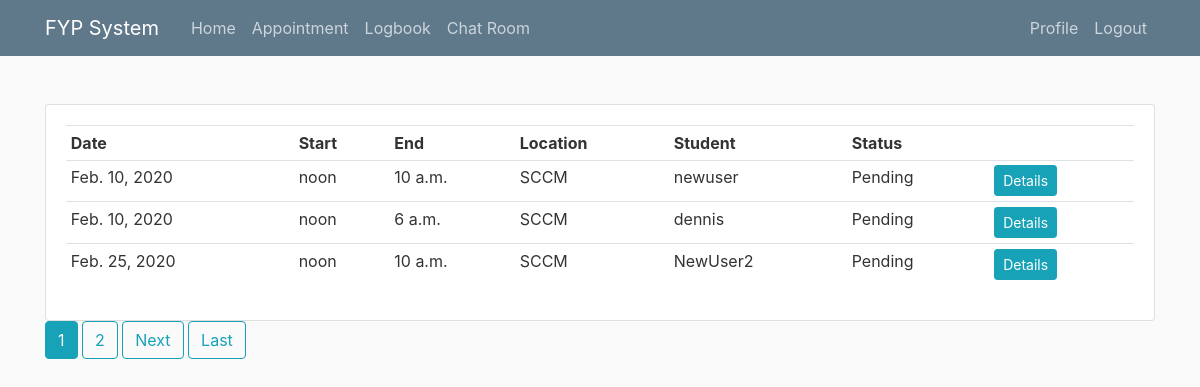
The app's page /appointment/ (signed in) with its own data.
### Appointments/models.py (models this page shows, shortened)
class Appointment(models.Model):
    STATUS = (
			('Pending', 'Pending'),
			('Approved', 'Approved'),
			('Rejected', 'Rejected'),
			)
    user = models.ForeignKey(User, on_delete=models.CASCADE,related_name='student')
    date = models.DateField(u'Date', help_text=u'yyyy/mm/dd')
    start_time = models.TimeField(u'Starting time', help_text=u'24hr format')
    end_time = models.TimeField(u'Final time', help_text=u'24hr format')
    location=models.CharField(max_length=50,null=True)
    supervisor=models.ForeignKey(User,related_name='supervisor', on_delete=models.CASCADE,null=True)
    notes = models.TextField(u'Textual Notes', help_text=u'Textual Notes', blank=True, null=True)
    status = models.CharField(max_length = 50, null=True, choices=STATUS, default = 'Pending')

### Appointments/views.py (the view)
# urls.py: path('', AppointmentListView.as_view(),name='appointment-view'),
class AppointmentListView(LoginRequiredMixin,ListView):
    model = Appointment
    template_name='appointments/user_appointment.html'  # <app/<model>_<viewtype>.html
    context_object_name = 'appointments'
    ordering = ['-date']
    paginate_by = 3
    def get_queryset(self):
        user=self.request.user
        if user.groups.filter(name='student'):
            user=self.request.user
            return Appointment.objects.filter(user=user)
        else:
              if user.groups.filter(name='supervisor'):
                  user=self.request.user
                  return Appointment.objects.filter(supervisor=user)

### Appointments/templatetags/user_tags.py (called while the page is built)
@register.filter(name='has_group')
def has_group(user, group_name):
    group = Group.objects.filter(name=group_name)
    if group:
        group = group.first()
        return group in user.groups.all()
    else:
        return False

### Appointments/templates/appointments/user_appointment.html (shortened to what this page needs)
{% extends "Announcement/base.html" %}
{% load user_tags %}
{% block content %}
<br>
<div class="row">
	<div class="col-md">
		<div class="card card-body">
			{% if request.user|has_group:"supervisor" %}
			<table class="table table-sm">
				<tr>
					<th>Date</th>
					<th>Start</th>
					<th>End</th>
					<th>Location</th>
					<th>Student</th>
					<th>Status</th>
					<th></th>
				</tr>
				{% for appointment in appointments %}
				<tr>
					<td>{{appointment.date}}</td>
					<td>{{appointment.start_time}}</td>
					<td>{{appointment.end_time}}</td>
					<td>{{appointment.location}}</td>
					<td>{{appointment.user}}</td>
					<td>{{appointment.status}}</td>
					<td><a class="btn btn-sm btn-info" href="{% url 'appointment-detail' appointment.id %}">Details</a></td>
				</tr>
				{% endfor %}
			</table>
			{% endif %}
		</div>
		{% if is_paginated %}
        {% for num in page_obj.paginator.page_range %}
          {% if page_obj.number == num %}
            <a class="btn btn-info mb-4" href="?page={{ num }}">{{ num }}</a>
          {% elif num > page_obj.number|add:'-3' and num < page_obj.number|add:'3' %}
            <a class="btn btn-outline-info mb-4" href="?page={{ num }}">{{ num }}</a>
          {% endif %}
        {% endfor %}
        {% if page_obj.has_next %}
          <a class="btn btn-outline-info mb-4" href="?page={{ page_obj.next_page_number }}">Next</a>
          <a class="btn btn-outline-info mb-4" href="?page={{ page_obj.paginator.num_pages }}">Last</a>
        {% endif %}
	{% endif %}
	</div>
</div>
{% endblock content %}

### Announcement/static/announcement/main.css (style rules this page uses)
body { background: #fafafa; color: #333333; margin-top: 5rem; }

### records on screen
Appointment: date "Feb. 10, 2020", start_time "noon", end_time "10 a.m.", location "SCCM", user "newuser", status "Pending"
Appointment: date "Feb. 10, 2020", start_time "noon", end_time "6 a.m.", location "SCCM", user "dennis", status "Pending"
Appointment: date "Feb. 25, 2020", start_time "noon", end_time "10 a.m.", location "SCCM", user "NewUser2", status "Pending"

### other values on screen
{{ num }} "1"
{{ num }} "2"
